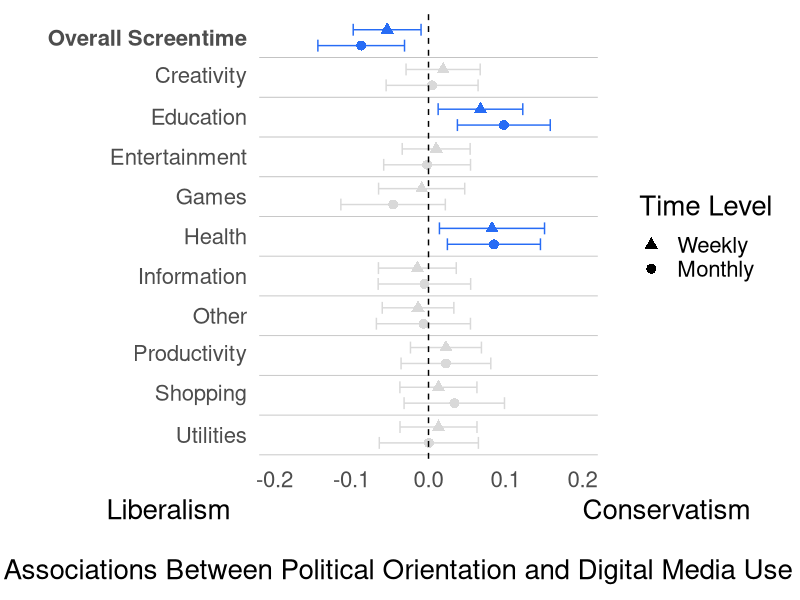
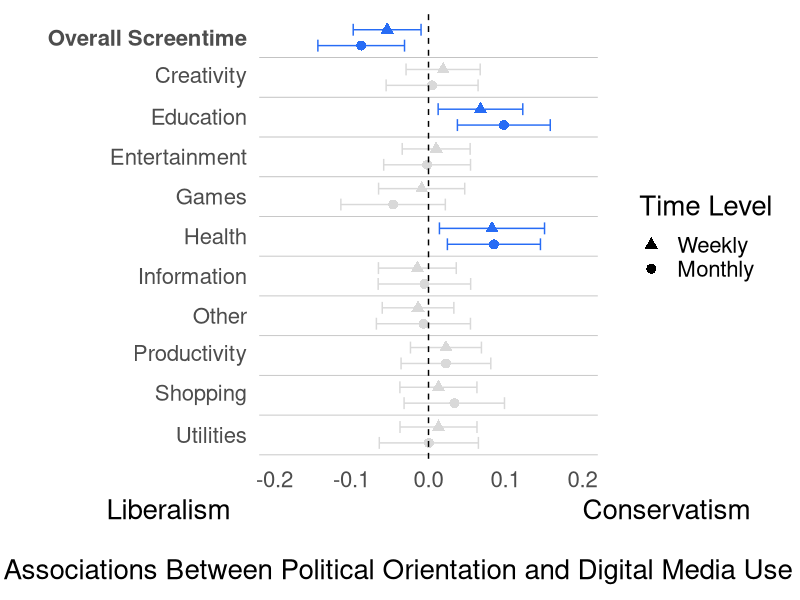

Generate these figures, in order, with R:
#############################################
#
# Figure S1: Political orientation and digital media use
#
#############################################

# Load packages and path a results
# study1_path_a_results.csv is produced by Study1_path_a_analysis.R.

library(dplyr)
library(ggplot2)
library(stringr)

path_a_res <- read.csv("study1_path_a_results.csv")

# Prepare digital media estimates and confidence intervals
# Include overall screentime and ten app categories at monthly and weekly levels.

reported_mediators <- c(
  "total_activity", "creativity", "education", "entertainment", "games",
  "health", "information", "other", "productivity", "shopping", "utilities"
)

# Shapes distinguish the two temporal levels.
level_shape_vals <- c(
  "Monthly"   = 16,  # filled circle
  "Weekly"    = 17   # filled triangle
)

plot_df <- path_a_res %>%
  filter(mediator %in% reported_mediators) %>%
  transmute(
    level,
    mediator,
    m = estimate,
    lwr = ci_low,
    upr = ci_high,
    p
  ) %>%
  mutate(
    level = factor(level, levels = c("Monthly","Weekly")),
    # Significant estimates are blue; other estimates are grey.
    sig   = p <= 0.05,
    mediator = case_when(
      mediator == "total_activity" ~ "Overall Screentime",
      TRUE ~ mediator
    ),
    mediator = tools::toTitleCase(mediator),
    color_var = ifelse(sig, "sig", "n.s.")
  )

# Set the order of digital media measures

mediator_order <- c(
  "Overall Screentime", "Creativity", "Education", "Entertainment", "Games",
  "Health", "Information", "Other", "Productivity", "Shopping", "Utilities"
)

mediator_order = rev(mediator_order)

# Check the expected estimates
# Expect 22 estimates: eleven monthly and eleven weekly, with no duplicate
# level/measure combinations or non-finite estimates or confidence limits.

stopifnot(
  nrow(plot_df) == 22,
  !anyDuplicated(plot_df[c("level", "mediator")]),
  all(is.finite(plot_df$m)),
  all(is.finite(plot_df$lwr)),
  all(is.finite(plot_df$upr))
)

# Set axis labels and plot theme

plot_df <- plot_df %>%
  mutate(mediator = factor(mediator, levels = mediator_order))

y_limits <- seq(1.5, length(unique(plot_df$mediator)) - 0.5, by = 1)

y_axis_labels <- function(x) {
  labels <- ifelse(
    x == "Overall Screentime",
    "bold('Overall Screentime')",
    paste0("'", str_wrap(x, width = 20), "'")
  )
  parse(text = labels)
}

# Use a white background and remove unnecessary grid lines
theme_clean <- theme_minimal(base_size = 20) +
  theme(
    panel.grid.minor = element_blank(),
    panel.grid.major.x = element_blank(),
    panel.background = element_rect(fill = "white", colour = NA),
    plot.background  = element_rect(fill = "white", colour = NA)
  )

# Create and save Figure S1

ggplot(
  plot_df,
  aes(x = m, y = mediator,
      shape = level,
      color = color_var,
      group = interaction(level, mediator))
) +
  geom_point(
    position = position_dodge(width = .8),
    size = 3
  ) +
  geom_errorbar(
    aes(xmin = lwr, xmax = upr),
    width = 0.6,
    position = position_dodge(width = .8)
  ) +
  # Draw thin horizontal lines between digital media measures
  geom_hline(
    yintercept = seq(0.5, length(y_limits) + 0.5, by = 1),
    color = "grey75", linewidth = 0.3
  ) +
  geom_vline(xintercept = 0, color = "black", linetype = "dashed") +
  scale_x_continuous(limits = c(-.2, .2),
                     breaks = seq(-.2, .2, by = .1)) +
  scale_y_discrete(labels = y_axis_labels) +
  scale_color_manual(
    values = c("sig" = "#276CF5", "n.s." = "grey85"),
    name   = "Significance",
    labels = c("sig" = "p ≤ .05", "n.s." = "n.s."),
    guide  = guide_legend(order = 2)
  ) +
  scale_shape_manual(
    values = level_shape_vals,
    name   = "Time Level",
    breaks = c("Weekly", "Monthly"),
    guide  = guide_legend(order = 1)    # Place the temporal-level legend first
  ) +
  guides(
    color = "none",
    shape = guide_legend(
      override.aes = list(size = 3),
      order = 1                          
    )) +
  labs(x = "Liberalism                                            Conservatism\n \nAssociations Between Political Orientation and Digital Media Use (H2)",
       y = "") +
  theme_clean +
  theme(
    legend.position = "right",
    panel.grid.minor = element_blank(),
    panel.grid.major.x = element_blank(),
    panel.grid.major.y = element_blank()
  )

ggsave("plots/Study1_FigureS1_PO_digital_media.png", width = 12, height = 8, dpi = 300)
